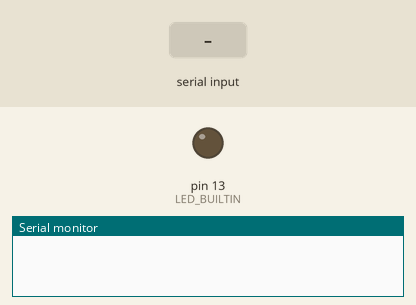
Recording of a sketch running on a simulated Arduino Uno, built with avr-gcc and run on an emulated ATmega328P. On the bench: output pins drawn as LEDs (lit = HIGH), the last lines printed to the serial monitor. Inputs (shaded band) come from the test bench.

Above: at 1.2 s.
1.3 s: "0" received over Serial
At 2.0 s:
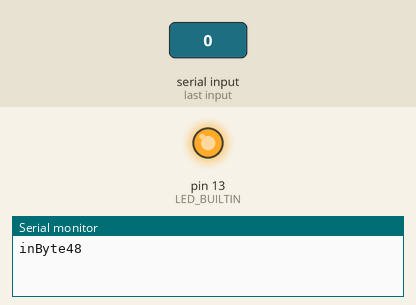
2.8 s: "9" received over Serial
At 3.2 s:
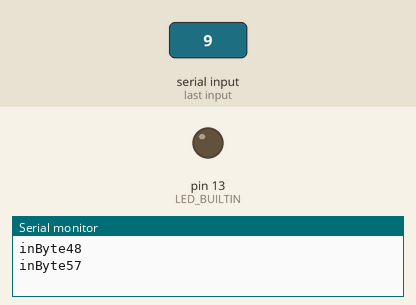
Timing chart, 0 to 5.8 s (numbered marks = the images above; inputs shaded):
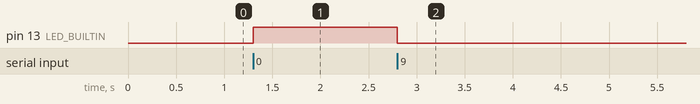

Measured:
- after the input at 1.3 s, pin 13 (LED_BUILTIN): LOW → HIGH at once
- after the input at 2.8 s, pin 13 (LED_BUILTIN): HIGH → LOW at once

The sketch:

sketch_RaspiConnenction.ino
```cpp
int inByte = '0';

void setup() {
  Serial.begin(9600);
  pinMode(LED_BUILTIN, OUTPUT);

}

void loop() {
  if(Serial.available()>0){
    inByte=(Serial.read());
    Serial.print("inByte");Serial.println(inByte);

    if(inByte=='0'){
      digitalWrite(LED_BUILTIN,HIGH);
    }
    if(inByte=='9'){
      digitalWrite(LED_BUILTIN,LOW);
    }
  }

}
```
